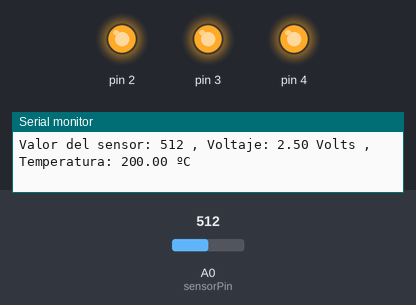
Recording of a sketch running on a simulated Arduino Uno, built with avr-gcc and run on an emulated ATmega328P. Shown: output pins drawn as LEDs (lit = HIGH), the last lines printed to the serial monitor. Inputs (shaded band) come from the test bench; at power-on: A0 (sensorPin) = 512.

Above: at 1.8 s.
1.9 s: A0 (sensorPin) set to 144
3.4 s: A0 (sensorPin) set to 130
At 4.6 s:
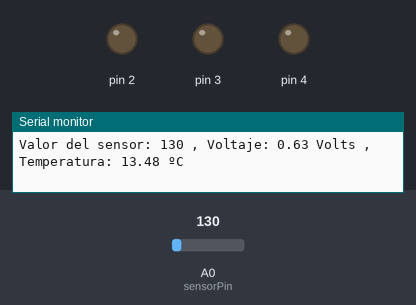
5.5 s: A0 (sensorPin) set to 306
At 6.5 s:
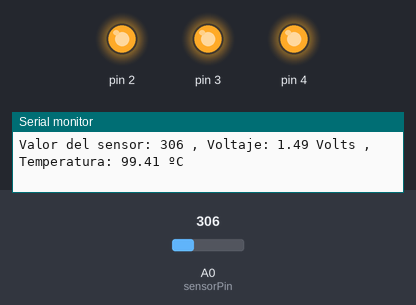
7.5 s: A0 (sensorPin) set to 122
At 8.3 s:
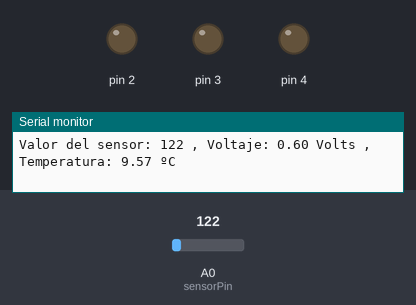
Timing chart, 0 to 10.5 s (numbered marks = the images above; inputs shaded):
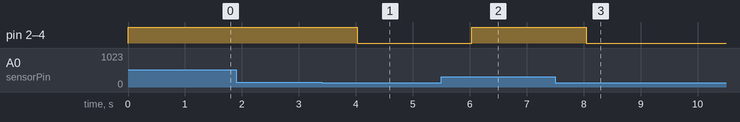

The sketch:

03-Love-O-Meter.ino
```cpp
// Declarando Constantes Globales
const int sensorPin = A0; //Asignando Clavija A0 a sensorPin
const float baselineTemp = 20.0; // Asignando Temperatura Hambiente

void setup () {
  Serial.begin(9600); // Inicializando Puerto Serial
  for (int pinNumber = 2; pinNumber < 5; pinNumber++) { // Inicializando clavijas de LEDs
    pinMode(pinNumber, OUTPUT);
    digitalWrite(pinNumber, LOW);
  }
}

void loop () {
  int sensorVal = analogRead(sensorPin); // Tomamos la lectura de la clavija A0 y la almacenamos en la variable entero sensorVal
  Serial.print("Valor del sensor: ");
  Serial.print(sensorVal); // Imprimimos su valor que va de 0 a 1023

  float voltage = (sensorVal / 1024.0) * 5.0; // Convertimos la lectura del sensor en voltaje y lo almacenamos en la variable flotante voltage
  Serial.print(" , Voltaje: ");
  Serial.print(voltage);
  Serial.print(" Volts"); // Imprimimos su valor que va de 0 a 5v

  float temperature = (voltage - 0.5) * 100; // Convertimos el valor de voltaje a temperatura y lo almacenamos en la variable flotante temperatura
  Serial.print(" , Temperatura: ");
  Serial.print(temperature);
  Serial.println(" ºC"); // Imprimimos su valor, con un salto de línea

  if (temperature < baselineTemp) { // Si la temperatura es menor a la temperatura hambiente apagamos todos los LEDs
    digitalWrite(2, LOW);
    digitalWrite(3, LOW);
    digitalWrite(4, LOW);
  } else if (temperature >= baselineTemp + 2 && temperature < baselineTemp + 4) { // Si la temperatura es superior a la temperatura hambiente + 2, e inferior a la temperatura hambiente + 4 se enciende un LED
    digitalWrite(2, HIGH);
    digitalWrite(3, LOW);
    digitalWrite(4, LOW);
  } else if (temperature >= baselineTemp + 4 && temperature < baselineTemp + 6) {
    digitalWrite(2, HIGH);
    digitalWrite(3, HIGH);
    digitalWrite(4, LOW);
  } else if (temperature >= baselineTemp + 6) {
    digitalWrite(2, HIGH);
    digitalWrite(3, HIGH);
    digitalWrite(4, HIGH);
  }

  delay(1000);
}
```

Measured:
- the behaviour switches between 144 and 143 on A0 (sensorPin) (found by bisection; images 0 and 1)
- after the input at 3.4 s, pin 2–4: HIGH → LOW after 0.63 s
- after the input at 5.5 s, pin 2–4: LOW → HIGH after 0.54 s
- after the input at 7.5 s, pin 2–4: HIGH → LOW after 0.55 s
